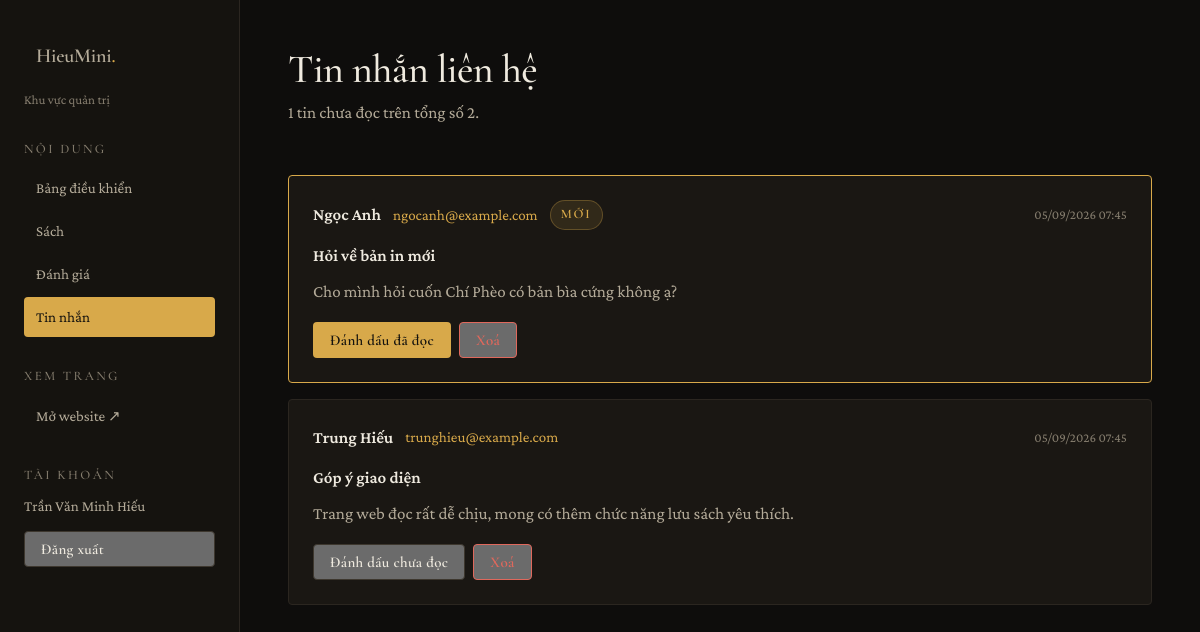
The page /admin/messages.php (signed in) on the database its author committed.
### tables this page shows
CREATE TABLE `messages` (
  `id`         INT AUTO_INCREMENT PRIMARY KEY,
  `name`       VARCHAR(120) NOT NULL,
  `email`      VARCHAR(160) NOT NULL,
  `subject`    VARCHAR(200),
  `content`    TEXT NOT NULL,
  `is_read`    TINYINT(1) NOT NULL DEFAULT 0,
  `created_at` DATETIME NOT NULL DEFAULT CURRENT_TIMESTAMP
);

### includes/functions.php (called while the page is built, shortened)
<?php
function e(?string $s): string
{
    return htmlspecialchars($s ?? '', ENT_QUOTES | ENT_SUBSTITUTE, 'UTF-8');
}
function url(string $path = ''): string
{
    return base_url() . '/' . ltrim($path, '/');
}
function asset(string $path): string
{
    $file = ROOT_PATH . '/assets/' . ltrim($path, '/');
    $v = is_file($file) ? (string) filemtime($file) : '1';
    return url('assets/' . ltrim($path, '/')) . '?v=' . $v;
}
function current_page(): string
{
    return basename($_SERVER['SCRIPT_NAME'] ?? '');
}

### config/config.php (called while the page is built, shortened)
<?php
function base_url(): string
{
    static $base = null;
    if ($base !== null) {
        return $base;
    }
    $dir = str_replace('\\', '/', dirname($_SERVER['SCRIPT_NAME'] ?? '/'));
    $dir = preg_replace('#/(admin|api)$#', '', $dir);
    $base = rtrim($dir, '/');
    return $base;
}

### admin/guard.php (called while the page is built, shortened)
<?php
require __DIR__ . '/../config/config.php';
require __DIR__ . '/../config/database.php';
require __DIR__ . '/../includes/functions.php';
function admin_url(string $path = ''): string
{
    return url('admin/' . ltrim($path, '/'));
}
function current_admin(): ?array
{
    static $a = null;
    return $a ??= db_one('SELECT id, username, full_name FROM admins WHERE id = :id',
                         [':id' => $_SESSION['admin_id']]);
}
function require_admin(): array
{
    $admin = current_admin();
    return $admin;
}

### config/database.php (called while the page is built, shortened)
<?php
function db(): PDO
{
    static $pdo = null;
    if ($pdo instanceof PDO) {
        return $pdo;
    }
    $dsn = sprintf('mysql:host=%s;dbname=%s;charset=utf8mb4', DB_HOST, DB_NAME);
    try {
        $pdo = new PDO($dsn, DB_USER, DB_PASS, [
            PDO::ATTR_ERRMODE            => PDO::ERRMODE_EXCEPTION,
            PDO::ATTR_DEFAULT_FETCH_MODE => PDO::FETCH_ASSOC,
            PDO::ATTR_EMULATE_PREPARES   => false,
        ]);
    } catch (PDOException $e) {
        http_response_code(503);
        if (IS_DEV) {
            exit('<h1>Không kết nối được cơ sở dữ liệu</h1><pre>'
                . htmlspecialchars($e->getMessage(), ENT_QUOTES, 'UTF-8')
                . '</pre><p>Kiểm tra lại MySQL đã bật chưa và thông tin trong <code>config/config.php</code>.</p>');
        }
        error_log('DB connect failed: ' . $e->getMessage());
        exit('Hệ thống đang bảo trì, vui lòng quay lại sau.');
    }
    return $pdo;
}
function db_query(string $sql, array $params = []): PDOStatement
{
    $stmt = db()->prepare($sql);
    $stmt->execute($params);
    return $stmt;
}
function db_all(string $sql, array $params = []): array
{
    return db_query($sql, $params)->fetchAll();
}
function db_one(string $sql, array $params = []): ?array
{
    $row = db_query($sql, $params)->fetch();
    return $row === false ? null : $row;
}
function db_value(string $sql, array $params = [])
{
    return db_query($sql, $params)->fetchColumn();
}

### admin/messages.php (the view, shortened to what this page needs)
<?php
require __DIR__ . '/guard.php';
$admin = require_admin();
$messages = db_all('SELECT * FROM messages ORDER BY is_read ASC, created_at DESC');
$unread   = (int) db_value('SELECT COUNT(*) FROM messages WHERE is_read = 0');
require __DIR__ . '/layout.php';
?>
<div class="admin-head">
  <div>
    <h1 style="font-size:var(--fs-2xl);margin:0">Tin nhắn liên hệ</h1>
    <p style="margin:var(--space-2) 0 0"><?= $unread ?> tin chưa đọc trên tổng số <?= count($messages) ?>.</p>
  </div>
</div>
<?php if (!$messages): ?>
  <div class="empty-state">
    <?= icon('mail') ?>
    <h3>Chưa có tin nhắn nào</h3>
    <p>Tin nhắn gửi từ trang Liên hệ sẽ hiện ở đây.</p>
  </div>
<?php else: ?>
  <?php foreach ($messages as $m): ?>
    <article style="padding:var(--space-5);border:1px solid <?= (int) $m['is_read'] ? 'var(--border)' : 'var(--accent)' ?>;
                    border-radius:var(--r-md);margin-bottom:var(--space-4);background:var(--surface)">
      <div style="display:flex;align-items:center;gap:var(--space-3);flex-wrap:wrap;margin-bottom:var(--space-3)">
        <strong><?= e($m['name']) ?></strong>
        <a href="mailto:<?= e($m['email']) ?>" style="font-size:var(--fs-sm)"><?= e($m['email']) ?></a>
        <?php if (!(int) $m['is_read']): ?><span class="badge">Mới</span><?php endif; ?>
        <time style="margin-left:auto;color:var(--fg-subtle);font-size:var(--fs-xs)"
              datetime="<?= e($m['created_at']) ?>"><?= e(date('d/m/Y H:i', strtotime($m['created_at']))) ?></time>
      </div>
      <?php if ($m['subject']): ?>
        <p style="margin:0 0 var(--space-2);color:var(--fg)"><strong><?= e($m['subject']) ?></strong></p>
      <?php endif; ?>
      <p style="margin:0 0 var(--space-4);white-space:pre-line"><?= e($m['content']) ?></p>
      <form method="post" style="display:flex;gap:var(--space-2)">
        <?php if ((int) $m['is_read']): ?>
          <button class="btn btn--ghost btn-sm" name="action" value="unread" type="submit">Đánh dấu chưa đọc</button>
        <?php else: ?>
          <button class="btn btn--primary btn-sm" name="action" value="read" type="submit">Đánh dấu đã đọc</button>
        <?php endif; ?>
        <button class="btn btn--ghost btn-sm" name="action" value="delete" type="submit"
                style="color:var(--danger);border-color:var(--danger)"
                onclick="return confirm('Xoá tin nhắn này?')">Xoá</button>
      </form>
    </article>
  <?php endforeach; ?>
<?php endif; ?>
<?php require __DIR__ . '/layout_end.php'; ?>

### admin/layout.php (shortened to what this page needs)
<?php
$admin = $admin ?? current_admin();
?>
<!doctype html>
<html lang="vi" data-theme="dark">
<head>
<link rel="stylesheet" href="<?= e(asset('css/style.css')) ?>">
</head>
<body>
<div class="admin-shell">
  <aside class="admin-side">
    <a class="brand" href="<?= e(url('index.php')) ?>" style="font-size:1.25rem">HieuMini<span>.</span></a>
    <p style="font-size:var(--fs-xs);color:var(--fg-subtle);margin:var(--space-2) 0 0">Khu vực quản trị</p>
    <h4>Nội dung</h4>
    <a href="<?= e(admin_url('index.php')) ?>"    class="<?= current_page() === 'index.php' ? 'is-active' : '' ?>">Bảng điều khiển</a>
    <a href="<?= e(admin_url('books.php')) ?>"    class="<?= in_array(current_page(), ['books.php', 'book_form.php'], true) ? 'is-active' : '' ?>">Sách</a>
    <a href="<?= e(admin_url('reviews.php')) ?>"  class="<?= current_page() === 'reviews.php' ? 'is-active' : '' ?>">Đánh giá</a>
    <a href="<?= e(admin_url('messages.php')) ?>" class="<?= current_page() === 'messages.php' ? 'is-active' : '' ?>">Tin nhắn</a>
    <h4>Xem trang</h4>
    <a href="<?= e(url('index.php')) ?>" target="_blank" rel="noopener">Mở website ↗</a>
    <h4>Tài khoản</h4>
    <p style="font-size:var(--fs-sm);color:var(--fg-muted);margin:0 0 var(--space-3)">
      <?= e($admin['full_name'] ?? $admin['username']) ?>
    </p>
    <form method="post" action="<?= e(admin_url('logout.php')) ?>">
      <button class="btn btn--ghost btn-sm" type="submit" style="width:100%">Đăng xuất</button>
    </form>
  </aside>
  <main class="admin-main">

### assets/css/style.css (style rules this page uses)
:root { --bg: #0E0D0C; --bg-soft: #15130F; --surface: #1A1713; --surface-hover: #221E18; --fg: #EFEADF; --fg-muted: #B4AB99; --fg-subtle: #857D6E; --accent: #D8A94A; --accent-soft: rgba(216, 169, 74, .12); --on-accent: #14120E; --border: #2B2620; --border-strong: #3D372E; --danger: #E0685C; --ok: #7FBF8E; --font-display: 'Cormorant Garamond', 'Times New Roman', Georgia, serif; --font-body: 'Crimson Pro', Georgia, 'Times New Roman', serif; --font-mono: ui-monospace, 'Cascadia Mono', Menlo, Consolas, monospace; --fs-xs: .8125rem; --fs-sm: .9375rem; --fs-base: 1.0625rem; --fs-lg: clamp(1.125rem, 1.05rem + .35vw, 1.3125rem); --fs-xl: clamp(1.375rem, 1.2rem + .8vw, 1.75rem); --fs-2xl: clamp(1.75rem, 1.4rem + 1.6vw, 2.5rem); --fs-3xl: clamp(2.25rem, 1.6rem + 2.9vw, 3.75rem); --fs-4xl: clamp(2.75rem, 1.6rem + 5vw, 6rem); --space-1: 4px; --space-2: 8px; --space-3: 12px; --space-4: 16px; --space-5: 24px; --space-6: 32px; --space-7: 48px; --space-8: 64px; --space-9: 96px; --space-10: 128px; --r-sm: 2px; --r-md: 4px; --r-lg: 8px; --t-fast: 150ms; --t-base: 260ms; --t-slow: 480ms; --ease-out: cubic-bezier(.22, 1, .36, 1); --ease-soft: cubic-bezier(.4, 0, .2, 1); --maxw: 1280px; --gutter: clamp(20px, 4vw, 56px); color-scheme: dark; }
*, *::before, *::after { box-sizing: border-box; }
html { -webkit-text-size-adjust: 100%; scroll-behavior: smooth; }
body { margin: 0; background: var(--bg); color: var(--fg); font-family: var(--font-body); font-size: var(--fs-base); line-height: 1.65; -webkit-font-smoothing: antialiased; text-rendering: optimizeLegibility; transition: background var(--t-base) var(--ease-soft), color var(--t-base) var(--ease-soft); }
h1, h2, h3, h4 { font-family: var(--font-display); font-weight: 500; line-height: 1.08; letter-spacing: -.015em; margin: 0 0 var(--space-4); text-wrap: balance; }
h1 { font-size: var(--fs-4xl); }
h4 { font-size: var(--fs-lg); }
p { margin: 0 0 var(--space-4); color: var(--fg-muted); text-wrap: pretty; }
a { color: var(--accent); text-decoration: none; transition: color var(--t-fast) var(--ease-soft); }
.brand { font-family: var(--font-display); font-size: 1.5rem; font-weight: 600; letter-spacing: -.01em; color: var(--fg); white-space: nowrap; }
.brand span { color: var(--accent); }
.btn { display: inline-flex; align-items: center; gap: var(--space-2); min-height: 46px; padding: var(--space-3) var(--space-6); font-family: var(--font-display); font-size: var(--fs-base); font-weight: 600; letter-spacing: .02em; border-radius: var(--r-md); border: 1px solid transparent; cursor: pointer; transition: background var(--t-fast) var(--ease-soft), color var(--t-fast), border-color var(--t-fast), transform var(--t-fast) var(--ease-out); }
.btn--primary { background: var(--accent); color: var(--on-accent); }
.btn--ghost { border-color: var(--border-strong); color: var(--fg); }
.badge { display: inline-block; font-family: var(--font-display); font-size: var(--fs-xs); font-weight: 600; letter-spacing: .14em; text-transform: uppercase; color: var(--accent); background: var(--accent-soft); border: 1px solid color-mix(in srgb, var(--accent) 30%, transparent); padding: 3px 10px; border-radius: 100px; white-space: nowrap; }

### admin/layout.php (style rules this page uses)
.admin-shell { display: grid; grid-template-columns: 240px minmax(0, 1fr); min-height: 100vh; }
.admin-side { border-right: 1px solid var(--border); padding: var(--space-6) var(--space-5); background: var(--bg-soft); position: sticky; top: 0; height: 100vh; overflow: auto; }
.admin-side h4 { font-size: var(--fs-xs); letter-spacing: .18em; text-transform: uppercase; color: var(--fg-subtle); margin: var(--space-6) 0 var(--space-3); font-family: var(--font-display); }
.admin-side a { display: block; padding: var(--space-2) var(--space-3); border-radius: var(--r-md); color: var(--fg-muted); font-size: var(--fs-sm); margin-bottom: 2px; }
.admin-side a.is-active { background: var(--accent); color: var(--on-accent); }
.admin-main { padding: var(--space-7) var(--space-7) var(--space-9); }
.admin-head { display: flex; align-items: center; justify-content: space-between; gap: var(--space-4); margin-bottom: var(--space-7); flex-wrap: wrap; }
.btn-sm { min-height: 36px; padding: var(--space-2) var(--space-4); font-size: var(--fs-sm); }

### rows shown on the page
messages: name "Ngọc Anh", email "ngocanh@example.com", is_read "MỚI", created_at "05/09/2026 07:45", subject "Hỏi về bản in mới", content "Cho mình hỏi cuốn Chí Phèo có bản bìa cứng không ạ?"
messages: name "Trung Hiếu", email "trunghieu@example.com", created_at "05/09/2026 07:45", subject "Góp ý giao diện", content "Trang web đọc rất dễ chịu, mong có thêm chức năng lưu sách yêu thích.", is_read "Đánh dấu chưa đọc"

### other values the page prints
$admin['full_name'] "Trần Văn Minh Hiếu"
$unread "1"
count($messages) "2"
